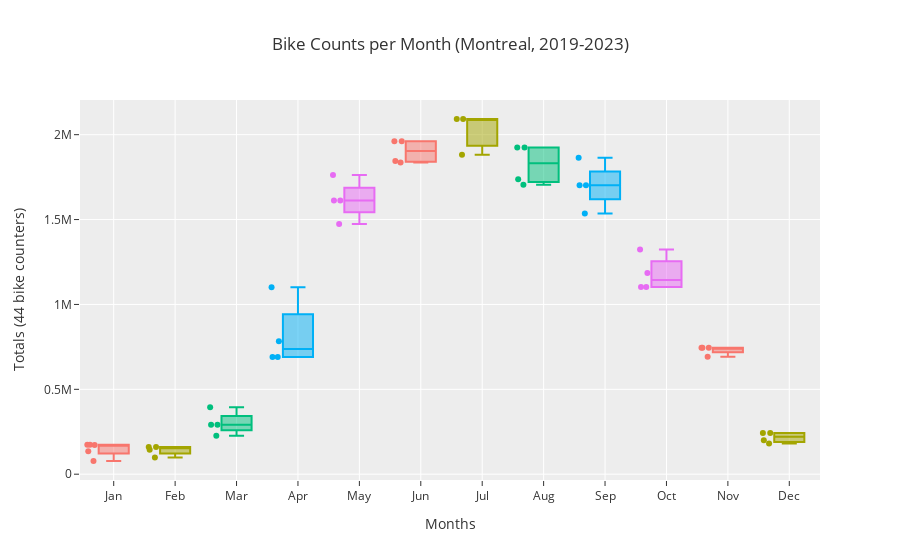

This figure's notebook cell:
### Markdown cell above
Hmm, looks like there are less passages recorded in 2021-2022, which contradicts the trends reported here and there of increasing cyclists. Maybe they are using new routes, upon which new counters have been placed? Let's try the same analysis, without removing the data from newer counters. See below.

### Code cell
# Remove the outlier July 2021, which is skewing the statistics

df1 = df0
print(df1[(df1['Year'] == 2021) & (df1['Month'] == 'Jul')])
df1 = df1.drop(df1[(df1['Year'] == 2021) & (df1['Month'] == 'Jul')].index)

fig2b = px.box(df1, x="Month", y="Sum", 
              points="all", 
              color="Month", 
              title="Bike Counts per Month (Montreal, 2019-2023)",
              template='ggplot2')
fig2b.update_layout(xaxis_title="Months", yaxis_title="Totals (44 bike counters)")
fig2b.update_layout(showlegend=False)
fig2b.show()
fig2b.write_image('fig-boxplot_bikes_per_month_2019-2023.png')

### Figure 1 — Plotly figure (JSON) as saved in the notebook; plotly's stock layout.template omitted (floating-point values rounded to 4 significant figures)
{"data": [{"alignmentgroup": "True", "boxpoints": "all", "hovertemplate": "Month=%{x}<br>Sum=%{y}<extra></extra>", "legendgroup": "Jan", "marker": {"color": "#F8766D"}, "name": "Jan", "notched": false, "offsetgroup": "Jan", "orientation": "v", "showlegend": true, "type": "box", "x": ["Jan", "Jan", "Jan", "Jan", "Jan"], "x0": " ", "xaxis": "x", "y": [173849, 173849, 172424, 77769, 135825], "y0": " ", "yaxis": "y"}, {"alignmentgroup": "True", "boxpoints": "all", "hovertemplate": "Month=%{x}<br>Sum=%{y}<extra></extra>", "legendgroup": "Feb", "marker": {"color": "#A3A500"}, "name": "Feb", "notched": false, "offsetgroup": "Feb", "orientation": "v", "showlegend": true, "type": "box", "x": ["Feb", "Feb", "Feb", "Feb"], "x0": " ", "xaxis": "x", "y": [160788, 160788, 144675, 98877], "y0": " ", "yaxis": "y"}, {"alignmentgroup": "True", "boxpoints": "all", "hovertemplate": "Month=%{x}<br>Sum=%{y}<extra></extra>", "legendgroup": "Mar", "marker": {"color": "#00BF7D"}, "name": "Mar", "notched": false, "offsetgroup": "Mar", "orientation": "v", "showlegend": true, "type": "box", "x": ["Mar", "Mar", "Mar", "Mar"], "x0": " ", "xaxis": "x", "y": [290671, 290671, 394476, 226614], "y0": " ", "yaxis": "y"}, {"alignmentgroup": "True", "boxpoints": "all", "hovertemplate": "Month=%{x}<br>Sum=%{y}<extra></extra>", "legendgroup": "Apr", "marker": {"color": "#00B0F6"}, "name": "Apr", "notched": false, "offsetgroup": "Apr", "orientation": "v", "showlegend": true, "type": "box", "x": ["Apr", "Apr", "Apr", "Apr"], "x0": " ", "xaxis": "x", "y": [690261, 690261, 1101430, 783321], "y0": " ", "yaxis": "y"}, {"alignmentgroup": "True", "boxpoints": "all", "hovertemplate": "Month=%{x}<br>Sum=%{y}<extra></extra>", "legendgroup": "May", "marker": {"color": "#E76BF3"}, "name": "May", "notched": false, "offsetgroup": "May", "orientation": "v", "showlegend": true, "type": "box", "x": ["May", "May", "May", "May"], "x0": " ", "xaxis": "x", "y": [1611964, 1611964, 1762830, 1473144], "y0": " ", "yaxis": "y"}, {"alignmentgroup": "True", "boxpoints": "all", "hovertemplate": "Month=%{x}<br>Sum=%{y}<extra></extra>", "legendgroup": "Jun", "marker": {"color": "#F8766D"}, "name": "Jun", "notched": false, "offsetgroup": "Jun", "orientation": "v", "showlegend": true, "type": "box", "x": ["Jun", "Jun", "Jun", "Jun"], "x0": " ", "xaxis": "x", "y": [1961497, 1961497, 1845308, 1836241], "y0": " ", "yaxis": "y"}, {"alignmentgroup": "True", "boxpoints": "all", "hovertemplate": "Month=%{x}<br>Sum=%{y}<extra></extra>", "legendgroup": "Jul", "marker": {"color": "#A3A500"}, "name": "Jul", "notched": false, "offsetgroup": "Jul", "orientation": "v", "showlegend": true, "type": "box", "x": ["Jul", "Jul", "Jul"], "x0": " ", "xaxis": "x", "y": [2092364, 2092364, 1881615], "y0": " ", "yaxis": "y"}, {"alignmentgroup": "True", "boxpoints": "all", "hovertemplate": "Month=%{x}<br>Sum=%{y}<extra></extra>", "legendgroup": "Aug", "marker": {"color": "#00BF7D"}, "name": "Aug", "notched": false, "offsetgroup": "Aug", "orientation": "v", "showlegend": true, "type": "box", "x": ["Aug", "Aug", "Aug", "Aug"], "x0": " ", "xaxis": "x", "y": [1924851, 1924851, 1737436, 1704796], "y0": " ", "yaxis": "y"}, {"alignmentgroup": "True", "boxpoints": "all", "hovertemplate": "Month=%{x}<br>Sum=%{y}<extra></extra>", "legendgroup": "Sep", "marker": {"color": "#00B0F6"}, "name": "Sep", "notched": false, "offsetgroup": "Sep", "orientation": "v", "showlegend": true, "type": "box", "x": ["Sep", "Sep", "Sep", "Sep"], "x0": " ", "xaxis": "x", "y": [1702479, 1702479, 1863476, 1536096], "y0": " ", "yaxis": "y"}, {"alignmentgroup": "True", "boxpoints": "all", "hovertemplate": "Month=%{x}<br>Sum=%{y}<extra></extra>", "legendgroup": "Oct", "marker": {"color": "#E76BF3"}, "name": "Oct", "notched": false, "offsetgroup": "Oct", "orientation": "v", "showlegend": true, "type": "box", "x": ["Oct", "Oct", "Oct", "Oct"], "x0": " ", "xaxis": "x", "y": [1102255, 1102255, 1323118, 1185755], "y0": " ", "yaxis": "y"}, {"alignmentgroup": "True", "boxpoints": "all", "hovertemplate": "Month=%{x}<br>Sum=%{y}<extra></extra>", "legendgroup": "Nov", "marker": {"color": "#F8766D"}, "name": "Nov", "notched": false, "offsetgroup": "Nov", "orientation": "v", "showlegend": true, "type": "box", "x": ["Nov", "Nov", "Nov", "Nov"], "x0": " ", "xaxis": "x", "y": [744513, 744513, 744853, 691778], "y0": " ", "yaxis": "y"}, {"alignmentgroup": "True", "boxpoints": "all", "hovertemplate": "Month=%{x}<br>Sum=%{y}<extra></extra>", "legendgroup": "Dec", "marker": {"color": "#A3A500"}, "name": "Dec", "notched": false, "offsetgroup": "Dec", "orientation": "v", "showlegend": true, "type": "box", "x": ["Dec", "Dec", "Dec", "Dec"], "x0": " ", "xaxis": "x", "y": [242859, 242859, 180465, 199537], "y0": " ", "yaxis": "y"}], "layout": {"boxmode": "overlay", "legend": {"title": {"text": "Month"}, "tracegroupgap": 0}, "showlegend": false, "title": {"text": "Bike Counts per Month (Montreal, 2019-2023)"}, "xaxis": {"anchor": "y", "categoryarray": ["Jan", "Feb", "Mar", "Apr", "May", "Jun", "Jul", "Aug", "Sep", "Oct", "Nov", "Dec"], "categoryorder": "array", "domain": [0, 1], "title": {"text": "Months"}}, "yaxis": {"anchor": "x", "domain": [0, 1], "title": {"text": "Totals (44 bike counters)"}}}}
